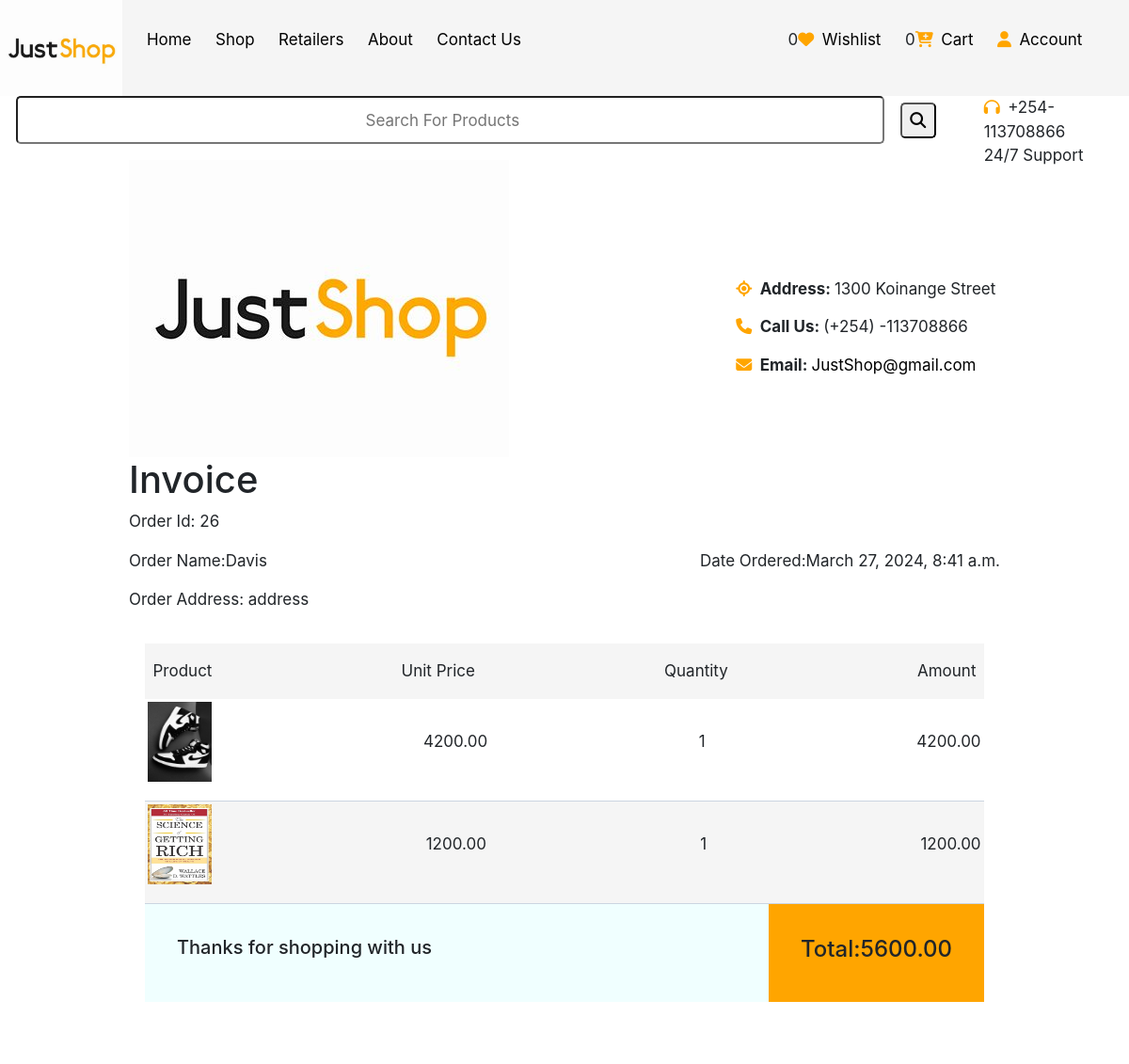
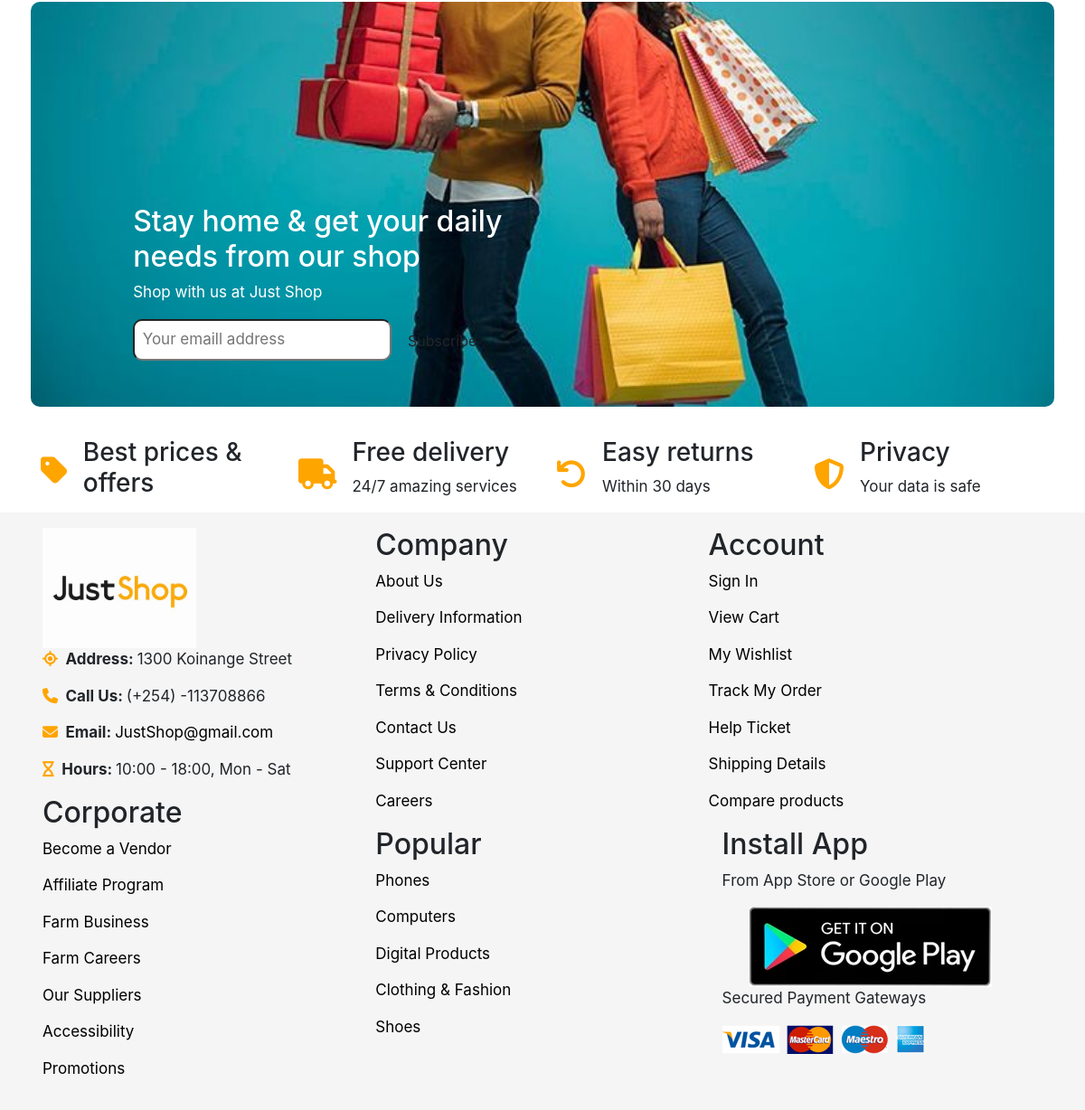
The page /order-items/26/ (signed in) on the database its author committed (2 pictures, top to bottom).
### main/models.py (models this page shows, shortened)
class Order(models.Model):
    order_total_price=models.DecimalField(max_digits=999999999,decimal_places=2)
    date_ordered=models.DateTimeField(auto_now_add=True)
    user=models.ForeignKey(User,on_delete=models.CASCADE)
    name=models.CharField(max_length=200)
    email=models.CharField(max_length=200)
    shipping_address=models.CharField(max_length=200)
    phone=models.CharField(max_length=200)
    payment_method=models.CharField(max_length=200,choices=PAYMENT_METHOD,default="dbt")
    class Meta:
        verbose_name_plural='Cart Orders'

class CartItem(models.Model):
    order=models.ForeignKey(Order,on_delete=models.CASCADE)
    item=models.CharField(max_length=200)
    image=models.CharField(max_length=200)
    quantity=models.IntegerField(default=1)
    price=models.DecimalField(max_digits=999999999,decimal_places=2)
    total=models.DecimalField(max_digits=999999999,decimal_places=2)

### main/views.py (the view)
# urls.py: path('order-items/<order_id>/',order_items,name="order-items"),
@login_required
def order_items(request,order_id):
   order=Order.objects.get(id=order_id)
   cartitems=CartItem.objects.filter(order_id=order_id)
   context={
      "cartitems":cartitems,
      "order":order}
   return render(request,'main/order-items.html',context)

### main/context_processor.py (called while the page is built)
def default(request):
    products=Product.objects.all()
    categories=Category.objects.all()
    wishlist=Wishlist.objects.filter(user=request.user).count()
    return{
        'products':products,
        'categories':categories,
        'wishlist':wishlist,
    }

### templates/main/order-items.html
{% extends "base/base.html" %}
{% load static%}
{% block content%}
        <div class="main-receipt">
            <div class="invoice-header">
                <div class="logo">
                    <img id="header-img" src="{% static 'assets/imgs/theme/justshop.jpeg' %}" alt="JustShop-Logo">
                    <h1>Invoice</h1>
                </div>
                <div class="co-details">
                    <ul class="contact-info">
                        <li><i class="fas fa-location"></i><strong>Address: </strong> <span>1300 Koinange Street</span></li>
                        <li><i class="fas fa-phone"></i><strong>Call Us: </strong><span>(+254) -113708866</span></li>
                        <li><i class="fas fa-envelope"></i><strong>Email: </strong><span><a href="mailto:davismuchiri21@gmail.com">JustShop@gmail.com</a></span></li>
                    </ul>
                </div>
            </div>
            <div class="receipt-details">
                <div class="left">
                    <p>Order Id: {{order.id}}</p>
                    <p>Order Name:{{order.name}}</p>
                    <p>Order Address: {{order.shipping_address}}</p>
                </div>
                <div class="right">
                    <p>Date Ordered:{{order.date_ordered}}</p>
                </div>
            </div>
            <div class="cart-items">
                <div class="headers">
                    <span>Product</span><span>Unit Price</span><span>Quantity</span><span>Amount</span>
                </div>
                {% for item in cartitems %}
                <div class="cart-item">
                    <p class="cart-product"><img  class="cart-img" src="{{item.image}}" alt="">{{ item.title }}</p>
                    <p>{{ item.price }}</p>
                    <p>{{ item.quantity }}</p>
                    <p>{{ item.total }} </p>
                </div>
                {%endfor%}
                <div class="receipt-footer">
                    <div class="notes">
                        <h5>Thanks for shopping with us </h5>
                    </div>
                    <div class="total">
                        <h4>Total:{{order.order_total_price}}</h4>
                    </div>
                </div>
            </div>
        </div>
{%endblock content%}

### static/assets/css/index.css (style rules this page uses)
* { margin:0; padding:0; box-sizing: border-box; }
body { font-size:17px; }
li { list-style-type: none; }
#header-img { height:100%; }
i { margin-right:0.5em; color: orange; font-size:1em; }
a { text-decoration: none; color:black; margin-right:1.5em; }
.contact-info>li,.footer-list>li { margin-bottom:15px; }
.headers { background-color:whitesmoke; padding:1em .5em; display: flex; justify-content: space-between; }
.cart-items { padding:1em; }
.cart-item { display: flex; min-width:200px; border-bottom:1px solid #cbd5e1; padding:.2em; justify-content: space-between; align-items: center; }
.cart-item:nth-child(odd) { background-color: whitesmoke; }
.cart-product { display: flex; flex-direction: column; }
.cart-img { height:5em; width:4em; }
.main-receipt { padding:1em; width:80vw; margin:auto; }
.invoice-header,.receipt-details { display: flex; align-items:center; justify-content: space-between; }
.receipt-footer { display: grid; grid-template-columns: 3fr 1fr; }
.notes { padding:2em; background-color:azure; }
.total { padding:2em; background-color:orange; }

### rows shown on the page
Order: id "26", name "Davis", shipping_address "address", date_ordered "March 27, 2024, 8:41 a.m.", order_total_price "5600.00"
CartItem: image (picture), price "4200.00", quantity "1", total "4200.00"
CartItem: image (picture), price "1200.00", quantity "1", total "1200.00"

### other values the page prints
{{ wishlist }} "0"
{{ request.session.cart_data_obj|length }} "0"
